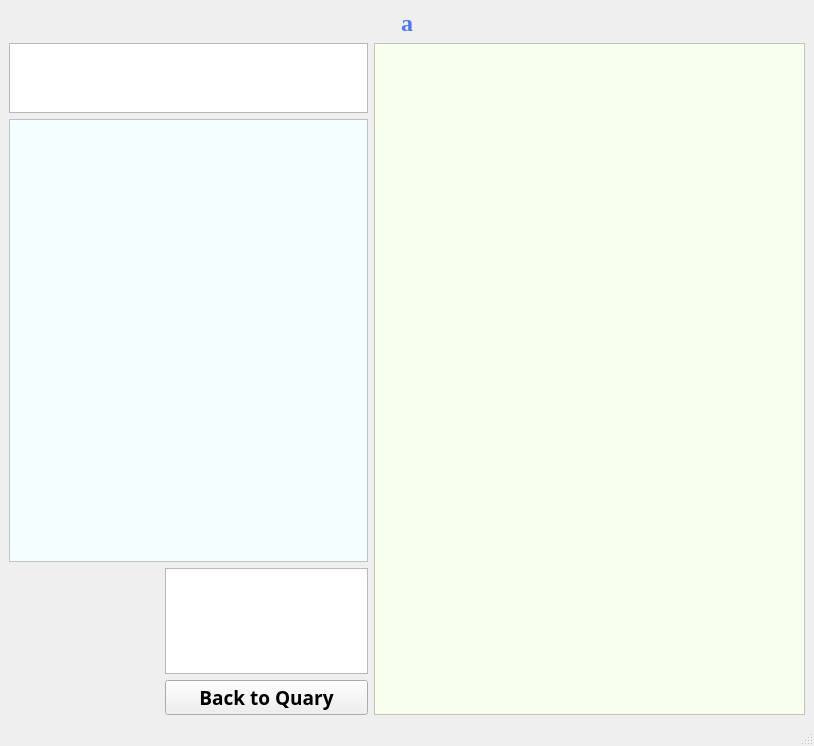
<?xml version="1.0" encoding="UTF-8"?>
<ui version="4.0">
 <class>MainWindow</class>
 <widget class="QMainWindow" name="MainWindow">
  <property name="geometry">
   <rect>
    <x>0</x>
    <y>0</y>
    <width>814</width>
    <height>746</height>
   </rect>
  </property>
  <property name="windowTitle">
   <string>MainWindow</string>
  </property>
  <widget class="QWidget" name="centralwidget">
   <layout class="QHBoxLayout" name="horizontalLayout_4">
    <item>
     <layout class="QVBoxLayout" name="verticalLayout_2">
      <item>
       <widget class="QLabel" name="LB_title">
        <property name="font">
         <font>
          <family>Times New Roman</family>
          <pointsize>18</pointsize>
          <weight>75</weight>
          <bold>true</bold>
         </font>
        </property>
        <property name="styleSheet">
         <string notr="true">color: rgb(75, 117, 255);</string>
        </property>
        <property name="text">
         <string>a</string>
        </property>
        <property name="alignment">
         <set>Qt::AlignCenter</set>
        </property>
       </widget>
      </item>
      <item>
       <layout class="QHBoxLayout" name="horizontalLayout_2" stretch="5,6">
        <item>
         <layout class="QVBoxLayout" name="verticalLayout" stretch="1,12,4">
          <item>
           <widget class="QTextBrowser" name="textBrowser_authors">
            <property name="font">
             <font>
              <family>微軟正黑體</family>
              <pointsize>12</pointsize>
              <weight>75</weight>
              <bold>true</bold>
             </font>
            </property>
           </widget>
          </item>
          <item>
           <widget class="QTextBrowser" name="textBrowser_abstract">
            <property name="font">
             <font>
              <family>微軟正黑體</family>
              <pointsize>12</pointsize>
              <weight>75</weight>
              <bold>true</bold>
             </font>
            </property>
            <property name="styleSheet">
             <string notr="true">background-color: rgb(244, 253, 255);</string>
            </property>
           </widget>
          </item>
          <item>
           <layout class="QHBoxLayout" name="horizontalLayout" stretch="0">
            <item>
             <layout class="QHBoxLayout" name="horizontalLayout_3" stretch="6,1">
              <item>
               <widget class="QLabel" name="LB_img">
                <property name="maximumSize">
                 <size>
                  <width>150</width>
                  <height>150</height>
                 </size>
                </property>
                <property name="text">
                 <string/>
                </property>
                <property name="scaledContents">
                 <bool>true</bool>
                </property>
               </widget>
              </item>
              <item>
               <layout class="QVBoxLayout" name="verticalLayout_3">
                <item>
                 <widget class="QTextBrowser" name="textBrowser_type">
                  <property name="font">
                   <font>
                    <family>微軟正黑體</family>
                    <pointsize>20</pointsize>
                    <weight>75</weight>
                    <bold>true</bold>
                   </font>
                  </property>
                  <property name="layoutDirection">
                   <enum>Qt::LeftToRight</enum>
                  </property>
                 </widget>
                </item>
                <item>
                 <widget class="QPushButton" name="PTBN_quary">
                  <property name="font">
                   <font>
                    <family>微軟正黑體</family>
                    <pointsize>14</pointsize>
                    <weight>75</weight>
                    <bold>true</bold>
                   </font>
                  </property>
                  <property name="text">
                   <string>Back to Quary</string>
                  </property>
                 </widget>
                </item>
               </layout>
              </item>
             </layout>
            </item>
           </layout>
          </item>
         </layout>
        </item>
        <item>
         <widget class="QTextBrowser" name="textBrowser_paper">
          <property name="font">
           <font>
            <family>微軟正黑體</family>
            <pointsize>12</pointsize>
            <weight>75</weight>
            <bold>true</bold>
           </font>
          </property>
          <property name="styleSheet">
           <string notr="true">background-color: rgb(248, 255, 237);</string>
          </property>
         </widget>
        </item>
       </layout>
      </item>
     </layout>
    </item>
   </layout>
  </widget>
  <widget class="QMenuBar" name="menubar">
   <property name="geometry">
    <rect>
     <x>0</x>
     <y>0</y>
     <width>814</width>
     <height>25</height>
    </rect>
   </property>
  </widget>
  <widget class="QStatusBar" name="statusbar"/>
 </widget>
 <resources/>
 <connections/>
</ui>
